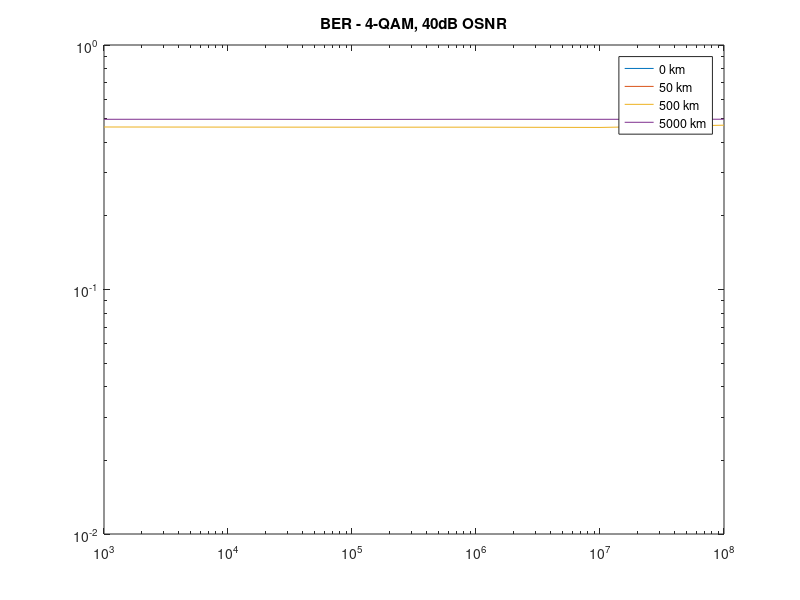
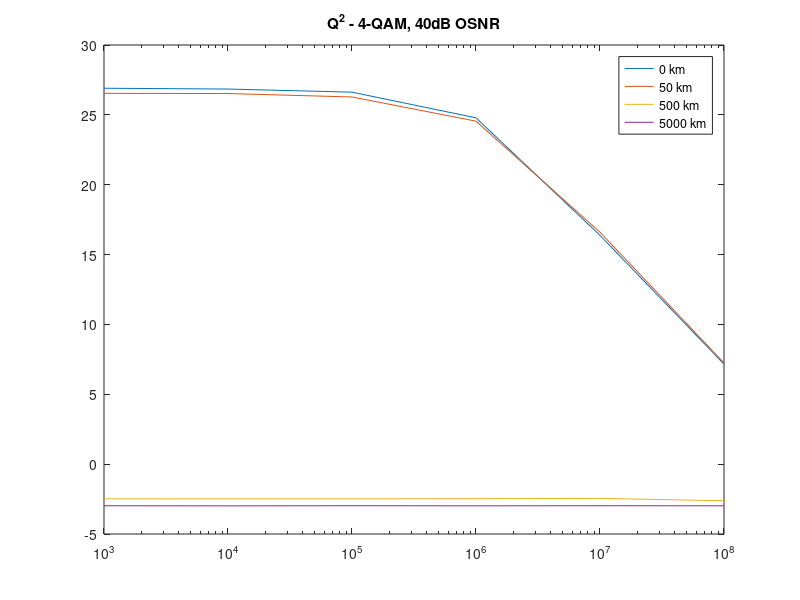
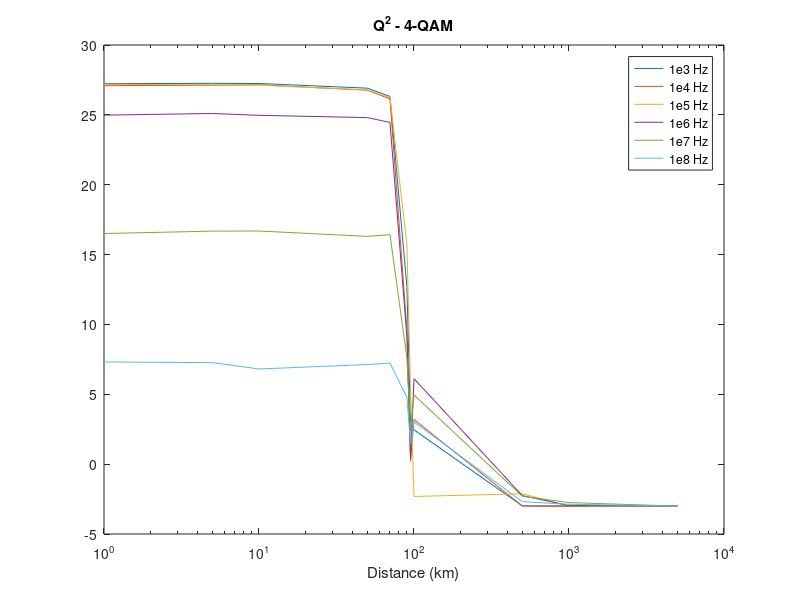
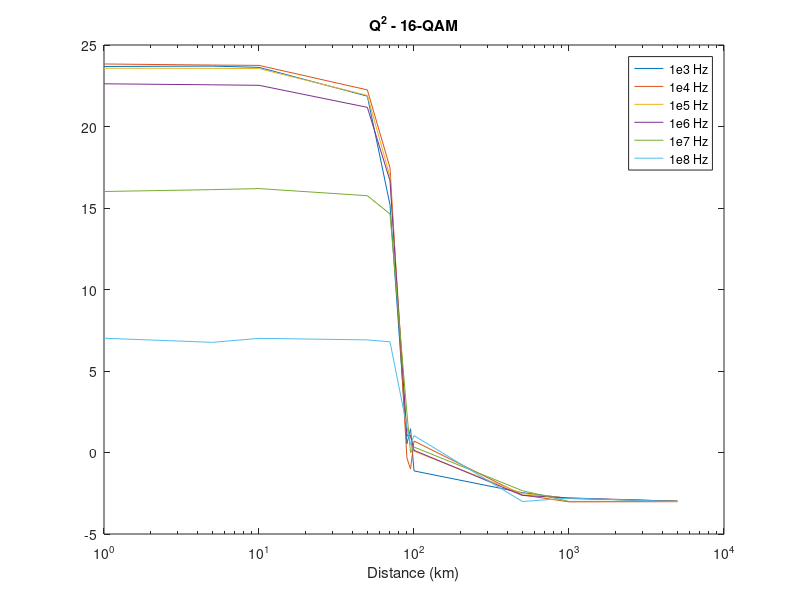

Recreate these plots in MATLAB, in order.
%%%%%%%%%%%%%%%%%%%%%%%%%%%%%%%%%%%%%%%%%%%%%%%%%%%%%%%%%%%%%%%%%%%%%%%%%%%
%                         Final Year Project                              %
%                               2020                                      %
%%%%%%%%%%%%%%%%%%%%%%%%%%%%%%%%%%%%%%%%%%%%%%%%%%%%%%%%%%%%%%%%%%%%%%%%%%%
% Written by: Emily Harrison (ID: 28761537)
% Supervised by: Dr Bill Corcoran

% PROJECT AIM: produce an optical communications system that uses Optical
% Injection Locking to improve the reliability of the system

% THE PROJECT focuses on M-QAM signals, where M is between 4 and 256. It
% uses linewidths ranging from 1kHz to 10MHz. Transmission speeds are
% between 100Gbps and 1Tbps over distances up to 5000km.

% THIS SCRIPT intends to show a comparison between the performance of Q^2
% and BER across multiple transmission distances, at each QAM level for a
% smaller number of laser linewidths each.
%% Housekeeping
close all; clear all; clc;

Laser = [1e3, 1e4, 1e5, 1e6, 1e7, 1e8];

%% 4-QAM
% Results for 0km
BER4_0 = [0, 0, 0, 0, 0, 0.039285];
Q4_0 = [26.9054, 26.8481, 26.6247, 24.7875, 16.3745, 7.1616];

%Results for 50km
BER4_50 = [0, 0, 0, 0, 0, 0.037923];
Q4_50 = [26.5389, 26.5262, 26.2803, 24.5482, 16.5979, 7.248];

% Results for 500km
BER4_500 = [0.46204, 0.46157, 0.46123, 0.46126, 0.46009, 0.46994];
Q4_500 = [-2.4855, -2.4804, -2.4822, -2.474, -2.451, -2.6195];

BER4_5000 = [0.49678, 0.49714, 0.49605, 0.49694, 0.49674, 0.49712];
Q4_5000 = [-2.9788, -2.9858, -2.977, -2.9828, -2.9772, -2.9817];

figure(1)
loglog(Laser, BER4_0, Laser, BER4_50, Laser, BER4_500, Laser, BER4_5000)
title('BER - 4-QAM, 40dB OSNR')
legend('0 km', '50 km', '500 km', '5000 km')
legend('Location', 'best')

figure(2)
semilogx(Laser, Q4_0, Laser, Q4_50, Laser, Q4_500, Laser, Q4_5000)
ylim([-5 30])
title('Q^2 - 4-QAM, 40dB OSNR')
legend('0 km', '50 km', '500 km', '5000 km')
legend('Location', 'best')

%% Change of View
% After observing this first set of results, I thought it would be
% beneficial to change the way the graphs are shown. I changed to having
% distance on the x-axis to better observe at what distance the signal
% metrics deteriorate
distance = [1, 5, 10, 50, 70, 90, 95, 100, 500, 1000, 5000];

BER4_1e3 = [0, 0, 0, 0, 0, 0.0049547, 0.1031, 0.15705, 0.4957, 0.49833, 0.49746];
Q4_1e3 = [27.2304, 27.2572, 27.2458, 26.9107, 26.3169, 12.6933, 2.9738, 2.4557, -2.9895, -2.987, -2.995];

BER4_1e4 = [0, 0, 0, 0, 0, 0.015404, 0.28892, 0.12118, 0.49829, 0.49901, 0.49583];
Q4_1e4 = [27.0884, 27.1216, 27.1522, 26.7658, 26.1449, 9.5879, 0.20893, 3.1961, -2.9973, -3.026, -2.9673];

BER4_1e5 = [0, 0, 0, 0, 0, 1.1741e-05, 0.066008, 0.26173, 0.42534, 0.49665, 0.49834];
Q4_1e5 = [27.1842, 27.1476, 27.1286, 26.783, 26.2429, 15.6694, 5.1897, -2.3128, -2.1192, -2.989, -3.0065];

BER4_1e6 = [0, 0, 0, 0, 0, 0.01841, 0.17103, 0.047739, 0.43479, 0.49725, 0.49644];
Q4_1e6 = [24.9799, 25.0989, 24.9657, 24.8045, 24.4563, 9.0848, 0.3874, 6.1139, -2.2514, -2.9718, -2.9959];

BER4_1e7 = [0, 0, 0, 0, 0, 0.026722, 0.16103, 0.070692, 0.45243, 0.47621, 0.49836];
Q4_1e7 = [16.5056, 16.6779, 16.6869, 16.3022, 16.4251, 7.6009, 2.3761, 4.9476, -2.3009, -2.7517, -3.0008];

BER4_1e8 = [0.036702, 0.035798, 0.045297, 0.040929, 0.03844, 0.079921, 0.19327, 0.12235, 0.47313, 0.48833, 0.49587];
Q4_1e8 = [7.3138, 7.2677, 6.8118, 7.1285, 7.2326, 4.7735, 1.4542, 3.0265, -2.688, -2.8723, -2.9977];

figure (3)
semilogx(distance, Q4_1e3, distance, Q4_1e4, distance, Q4_1e5, distance, Q4_1e6, distance, Q4_1e7, distance, Q4_1e8)
xlabel('Distance (km)')
title('Q^2 - 4-QAM')
legend('1e3 Hz', '1e4 Hz', '1e5 Hz', '1e6 Hz', '1e7 Hz', '1e8 Hz')
legend('Location', 'best')

% 16-QAM
BER16_1e3 = [0, 0, 0, 0, 0.0083772, 0.34783, 0.31282, 0.34108, 0.47826, 0.4919, 0.49595];
Q16_1e3 = [23.6834, 23.7058, 23.6279, 21.8618, 15.2038, 0.53424, 1.4556, -1.1301, -2.4641, -2.8235, -2.9844];

BER16_1e4 = [0, 0, 0, 0, 0.0014735, 0.36479, 0.36451, 0.34144, 0.48381, 0.49734, 0.49652];
Q16_1e4 = [23.8362, 23.7697, 23.7497, 22.2468, 17.4747, -0.33806, -1.0145, 0.70277, -2.6055, -3.0276, -3.0155];

BER16_1e5 = [0, 0, 0, 0, 0.0025008, 0.31473, 0.33598, 0.35134, 0.48134, 0.4913, 0.49845];
Q16_1e5 = [23.5741, 23.5677, 23.5523, 21.9095, 16.9327, 1.0904, 1.0912, 0.074633, -2.5196, -2.8051, -2.9885];

BER16_1e6 = [0, 0, 0, 5.8705e-06, 0.0029, 0.31492, 0.33777, 0.35107, 0.48573, 0.49121, 0.49706];
Q16_1e6 = [22.6205, 22.5567, 22.5274, 21.1761, 16.6774, 1.0173, 1.0507, 0.13536, -2.633, -2.7856, -2.9877];

BER16_1e7 = [0.0069095, 0.0060759, 0.0063108, 0.0074261, 0.01133, 0.26913, 0.35504, 0.36978, 0.47674, 0.49866, 0.49855];
Q16_1e7 = [16.0129, 16.1272, 16.1911, 15.7543, 14.6365, 2.4292, -0.0081742, 0.33207, -2.3412, -3.0019, -2.989];

BER16_1e8 = [0.11555, 0.12012, 0.11464, 0.11632, 0.12016, 0.30529, 0.33989, 0.32755, 0.49702, 0.49086, 0.4988];
Q16_1e8 = [7.0095, 6.7587, 7.004, 6.9077, 6.7908, 1.584, 0.49418, 1.0383, -3.005, -2.7972, -3.0107];

figure (4)
semilogx(distance, Q16_1e3, distance, Q16_1e4, distance, Q16_1e5, distance, Q16_1e6, distance, Q16_1e7, distance, Q16_1e8)
xlabel('Distance (km)')
title('Q^2 - 16-QAM')
legend('1e3 Hz', '1e4 Hz', '1e5 Hz', '1e6 Hz', '1e7 Hz', '1e8 Hz')
legend('Location', 'best')
